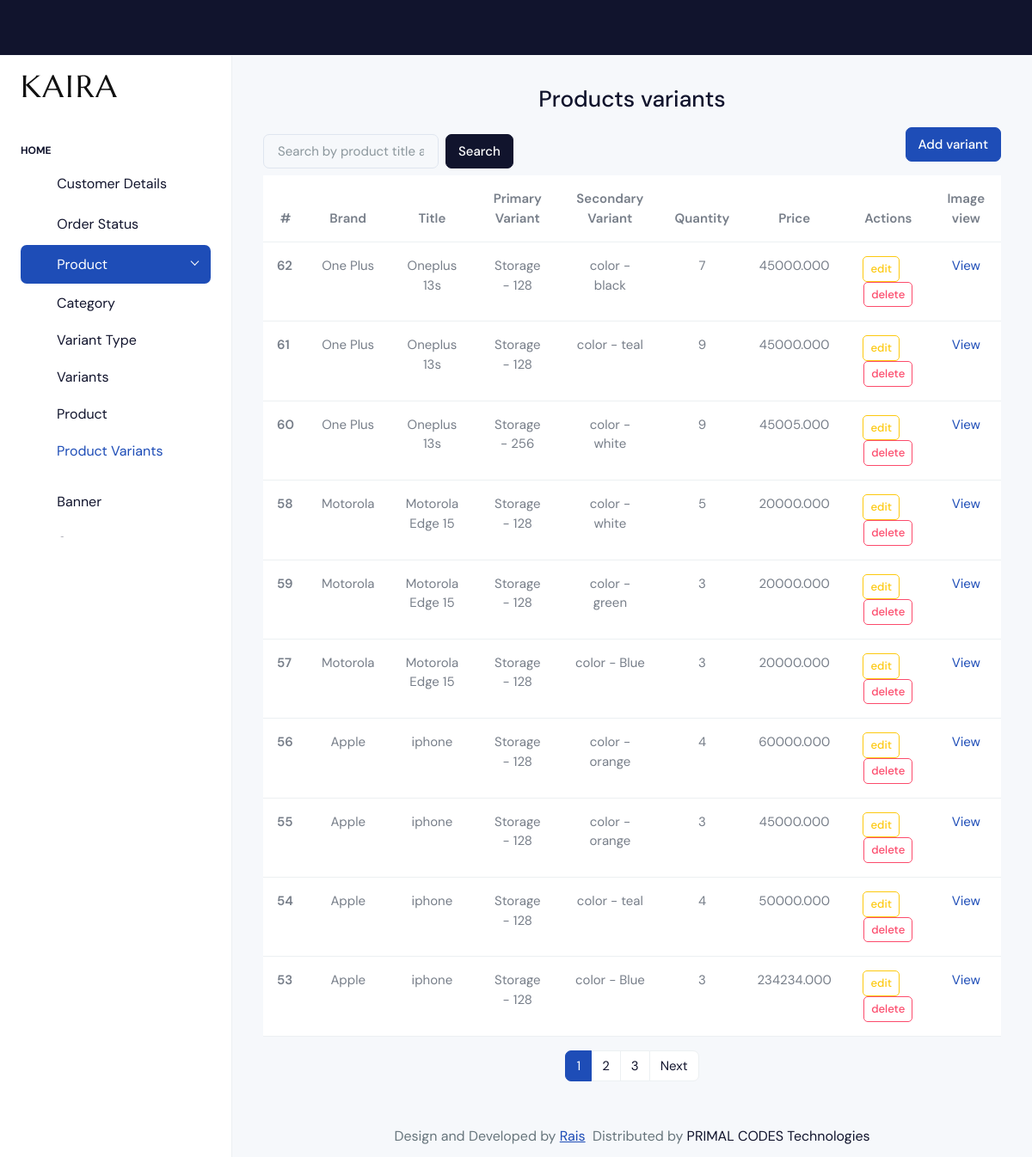
/product_variant_display (signed in), run on the app's committed database.
### Ekartapp/models.py (models this page shows, shortened)
class ProductVariant(models.Model):
    product = models.ForeignKey(Product,on_delete=models.CASCADE, related_name='product_variant')
    primary_variant = models.ForeignKey(Variants,on_delete=models.CASCADE,related_name='primary_product_variant')
    secondary_variant = models.ForeignKey(Variants,on_delete=models.CASCADE,related_name='secondary_product_variant',null=True,blank=True)
    price = models.DecimalField(max_digits=10,decimal_places=3)
    created_at = models.DateTimeField(auto_now_add=True)
    quantity = models.PositiveIntegerField(default=0)
    is_default = models.BooleanField(default=False)
    variant_status = models.BooleanField(default=True)

class Product(models.Model):
    created_by = models.ForeignKey(Custom_User,on_delete=models.CASCADE,related_name='product')
    brand = models.CharField(max_length=300, null=True)
    title=models.CharField(max_length=300)
    description = models.TextField()
    primary_variant = models.ForeignKey(VariantType,on_delete=models.CASCADE,related_name='primary_variant_type')
    secondary_variant = models.ForeignKey(VariantType,on_delete=models.CASCADE,related_name='secondary_variant_type',null=True,blank=True)
    status=models.BooleanField(default=True)
    category = models.ForeignKey(Category,on_delete=models.CASCADE,related_name="category_products")
    created_at = models.DateTimeField(auto_now_add=True)

class Variants(models.Model):
    variant_type = models.ForeignKey(VariantType,on_delete=models.CASCADE,related_name='variants')
    value = models.CharField(max_length=200)
    status = models.BooleanField(default=True)
    def __str__(self):
        return f"{self.variant_type.name} - {self.value}"

class VariantType(models.Model):
    name = models.CharField(max_length=200)
    status = models.BooleanField(default=True)

### Ekartapp/admin_views.py (the view)
# urls.py: path('product_variant_display',admin_views.product_variant_display,name='productVariantDisplay'),
@login_required(login_url='login1')
def product_variant_display(request):
    product_variants = ProductVariant.objects.filter(variant_status=True,product__status=True,product__primary_variant__status=True,primary_variant__status=True).order_by('-created_at')
    filter_product_variant = ProductVariantFilter(request.GET,queryset=product_variants)
    product_variants = filter_product_variant.qs
    paginator = Paginator(product_variants,10)
    page_number = request.GET.get('page')
    page_obj = paginator.get_page(page_number)
    return render(request,'admin/variant/productVariantDisplay.html',{'product_variants':page_obj,'filter_product_variant':filter_product_variant})

### template/admin/variant/productVariantDisplay.html (shortened to what this page needs)
{% extends 'admin/adminDashboard.html' %}
{% load static %}
{% block content %}
<div class="container">
  <div class="row">
     <h3 class="text-center mb-3">Products variants</h3>
    <div class="d-flex justify-content-between flex-row">
                <form method="get" class="d-flex justify-content-end align-items-center gap-2">
                    {{ filter_product_variant.form }}
                <button type="submit" class="btn btn-dark">Search</button>
                </form>
          <a href="{% url 'productDisplay' %}">
            <button class="btn btn-primary mb-3"> Add variant</button>
          </a>
    </div>
    <div class="col">
      <table class="table table-hover">
        <thead>
          <tr>
            <th scope="col" class="text-center">#</th>
            <th scope="col" class="text-center">Brand</th>
            <th scope="col" class="text-center">Title</th>
            <th scope="col" class="text-center">Primary Variant</th>
            <th scope="col" class="text-center"> Secondary Variant</th>
            <th scope="col" class="text-center">Quantity</th>
            <th scope="col" class="text-center">Price</th>
            <th scope="col" class="text-center">Actions</th>
            <th scope="col" class="text-center">Image view </th>
          </tr>
        </thead>
        <tbody>
      {% for variant in product_variants %}
        <tr>
          <th scope="row">{{variant.id}}</th>
          <td class="text-center">{{variant.product.brand}}</td>
          <td class="text-center">{{variant.product.title}}</td>
          <td class="text-center">{{variant.primary_variant}}</td>
          {% if variant.secondary_variant %}
          <td class="text-center">{{variant.secondary_variant}}</td>
          {% else %}
          <td class="text-center">--</td>
          {% endif %}
          <td class="text-center">{{variant.quantity}}</td>
          <td class="text-center">{{variant.price}}</td>
          <td class="text-center">
            <a href="{% url 'productVariantEdit' variant.id %}" class="btn btn-sm btn-outline-warning me-3"> edit </a>
            <a href="{% url 'productVariantDelete' variant.id %}" class="btn btn-sm btn-outline-danger"> delete </a>
          </td>
          <td class="text-center">
              <a href="{% url 'productImage' variant.id %}" class="text-primary"> View </a>
          </td>
        </tr>
        {% endfor %}
        </tbody>
      </table>
    </div>
  </div>
  <nav aria-label="Page navigation">
  <ul class="pagination justify-content-center">
    {% for num in product_variants.paginator.page_range %}
      <li class="page-item {% if product_variants.number == num %}active{% endif %}">
        <a class="page-link" href="?page={{ num }}">{{ num }}</a>
      </li>
    {% endfor %}
    {% if product_variants.has_next %}
      <li class="page-item">
        <a class="page-link" href="?page={{ product_variants.next_page_number }}">Next</a>
      </li>
    {% endif %}
  </ul>
</nav>
</div>
{% endblock %}

### data on the page
ProductVariant: id "62", product.brand "One Plus", product "Oneplus 13s", primary_variant "Storage - 128", secondary_variant "color - black", quantity "7", price "45000.000"
ProductVariant: id "61", product.brand "One Plus", product "Oneplus 13s", primary_variant "Storage - 128", secondary_variant "color - teal", quantity "9", price "45000.000"
ProductVariant: id "60", product.brand "One Plus", product "Oneplus 13s", primary_variant "Storage - 256", secondary_variant "color - white", quantity "9", price "45005.000"
ProductVariant: id "58", product.brand "Motorola", product "Motorola Edge 15", primary_variant "Storage - 128", secondary_variant "color - white", quantity "5", price "20000.000"
ProductVariant: id "59", product.brand "Motorola", product "Motorola Edge 15", primary_variant "Storage - 128", secondary_variant "color - green", quantity "3", price "20000.000"
ProductVariant: id "57", product.brand "Motorola", product "Motorola Edge 15", primary_variant "Storage - 128", secondary_variant "color - Blue", quantity "3", price "20000.000"
ProductVariant: id "56", product.brand "Apple", product "iphone", primary_variant "Storage - 128", secondary_variant "color - orange", quantity "4", price "60000.000"
ProductVariant: id "55", product.brand "Apple", product "iphone", primary_variant "Storage - 128", secondary_variant "color - orange", quantity "3", price "45000.000"
ProductVariant: id "54", product.brand "Apple", product "iphone", primary_variant "Storage - 128", secondary_variant "color - teal", quantity "4", price "50000.000"
ProductVariant: id "53", product.brand "Apple", product "iphone", primary_variant "Storage - 128", secondary_variant "color - Blue", quantity "3", price "234234.000"

### other printed values
{{ num }} "1" "2" "3"
